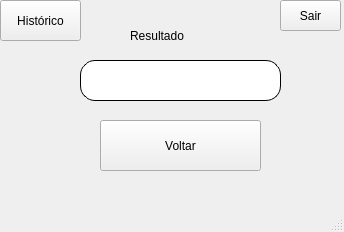
<?xml version="1.0" encoding="UTF-8"?>
<ui version="4.0">
 <class>MainWindow</class>
 <widget class="QMainWindow" name="MainWindow">
  <property name="geometry">
   <rect>
    <x>0</x>
    <y>0</y>
    <width>344</width>
    <height>232</height>
   </rect>
  </property>
  <property name="windowTitle">
   <string>MainWindow</string>
  </property>
  <property name="styleSheet">
   <string notr="true"/>
  </property>
  <widget class="QWidget" name="centralwidget">
   <widget class="QPushButton" name="voltar">
    <property name="geometry">
     <rect>
      <x>100</x>
      <y>120</y>
      <width>161</width>
      <height>51</height>
     </rect>
    </property>
    <property name="text">
     <string>Voltar</string>
    </property>
   </widget>
   <widget class="QPushButton" name="Sair">
    <property name="geometry">
     <rect>
      <x>280</x>
      <y>0</y>
      <width>61</width>
      <height>31</height>
     </rect>
    </property>
    <property name="text">
     <string>Sair</string>
    </property>
   </widget>
   <widget class="QLabel" name="total">
    <property name="geometry">
     <rect>
      <x>80</x>
      <y>60</y>
      <width>201</width>
      <height>41</height>
     </rect>
    </property>
    <property name="styleSheet">
     <string notr="true">background-color: rgb(255, 255, 255);
font: 12pt &quot;Arial&quot;;
border-radius: 15px;
border-style: outset;
border-width:0.5px;</string>
    </property>
    <property name="text">
     <string/>
    </property>
    <property name="alignment">
     <set>Qt::AlignCenter</set>
    </property>
   </widget>
   <widget class="QLabel" name="label">
    <property name="geometry">
     <rect>
      <x>130</x>
      <y>20</y>
      <width>101</width>
      <height>31</height>
     </rect>
    </property>
    <property name="layoutDirection">
     <enum>Qt::LeftToRight</enum>
    </property>
    <property name="styleSheet">
     <string notr="true">font: 16pt &quot;Arial&quot;;</string>
    </property>
    <property name="text">
     <string>Resultado</string>
    </property>
    <property name="alignment">
     <set>Qt::AlignLeading|Qt::AlignLeft|Qt::AlignVCenter</set>
    </property>
   </widget>
   <widget class="QPushButton" name="total_2">
    <property name="geometry">
     <rect>
      <x>0</x>
      <y>0</y>
      <width>81</width>
      <height>41</height>
     </rect>
    </property>
    <property name="text">
     <string>Histórico</string>
    </property>
   </widget>
  </widget>
  <widget class="QMenuBar" name="menubar">
   <property name="geometry">
    <rect>
     <x>0</x>
     <y>0</y>
     <width>344</width>
     <height>21</height>
    </rect>
   </property>
  </widget>
  <widget class="QStatusBar" name="statusbar"/>
 </widget>
 <resources/>
 <connections/>
</ui>
